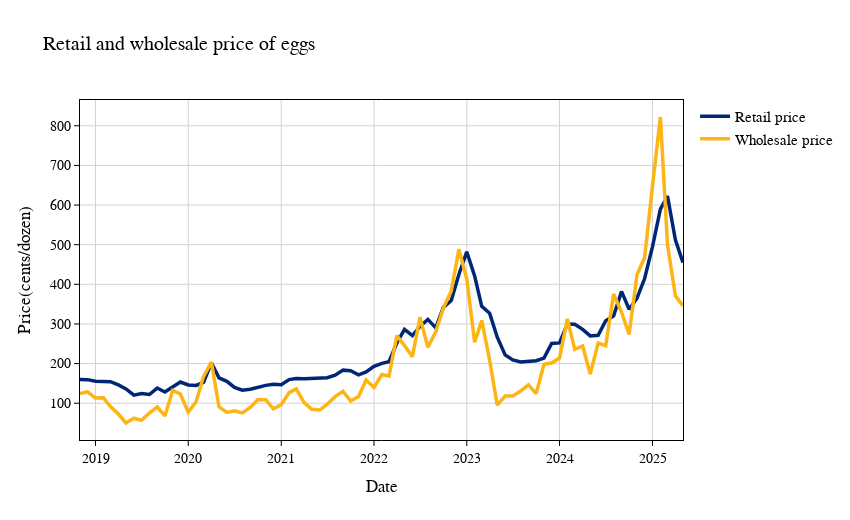

The notebook cell this image was saved under:
### Markdown cell above
### Visual check
We start with a simple plot of retail vs wholesale levels to confirm co-movement and identify obvious breaks.

### Code cell
x = assym_df.date

# UC Berkeley colors
berkeley_blue = "#002676"
california_gold = "#FDB515"

fig = go.Figure()

fig.add_trace(go.Scatter(
    x=x,
    y=assym_df.rt,
    mode="lines",
    name="Retail price",
    line=dict(color=berkeley_blue, width=3.5)
))

fig.add_trace(go.Scatter(
    x=x,
    y=assym_df.wh,
    mode="lines",
    name="Wholesale price",
    line=dict(color=california_gold, width=3.5)
))

fig.update_layout(
    title="Retail and wholesale price of eggs",
    xaxis_title="Date",
    yaxis_title="Price(cents/dozen)",

    # ECONOMETRICA / QJE STYLE
    font=dict(
        family="Times New Roman",
        size=14,
        color="black"
    ),
    template="simple_white",

    # Axes styling
    xaxis=dict(
        showgrid=True,
        gridcolor="lightgray",
        zeroline=False,
        linecolor="black",
        linewidth=1,
        mirror=True,
        ticks="outside",
        tickwidth=1,
        tickcolor="black"
    ),
    yaxis=dict(
        showgrid=True,
        gridcolor="lightgray",
        zeroline=False,
        linecolor="black",
        linewidth=1,
        mirror=True,
        ticks="outside",
        tickwidth=1,
        tickcolor="black"
    ),

    # Legend OUTSIDE (right)
    legend=dict(
        x=1.02,
        y=1,
        xanchor="left",
        yanchor="top",
        font=dict(size=15),
        bgcolor="rgba(255,255,255,0)",
        bordercolor="rgba(0,0,0,0)"
    ),

    margin=dict(r=150),
    width=850,
    height=520
)

fig.show()
